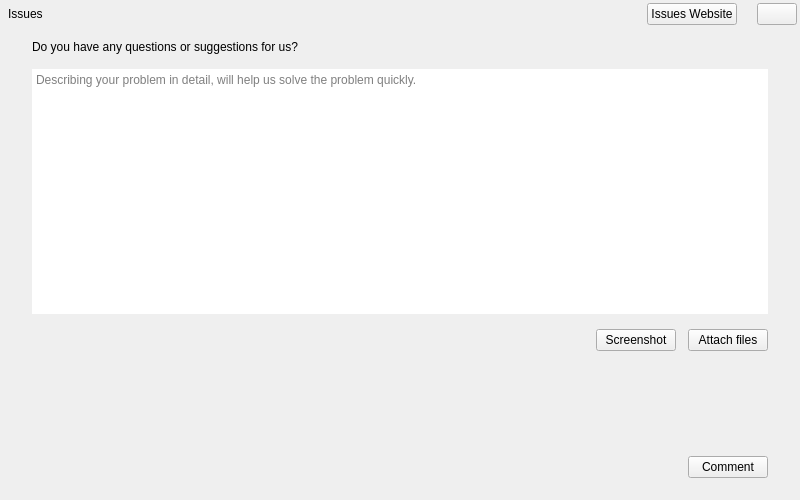
<?xml version="1.0" encoding="UTF-8"?>
<ui version="4.0">
 <class>FormIssuesDialog</class>
 <widget class="QDialog" name="FormIssuesDialog">
  <property name="geometry">
   <rect>
    <x>0</x>
    <y>0</y>
    <width>800</width>
    <height>500</height>
   </rect>
  </property>
  <property name="windowTitle">
   <string>Issues</string>
  </property>
  <layout class="QVBoxLayout" name="verticalLayout">
   <property name="spacing">
    <number>0</number>
   </property>
   <property name="leftMargin">
    <number>2</number>
   </property>
   <property name="topMargin">
    <number>2</number>
   </property>
   <property name="rightMargin">
    <number>2</number>
   </property>
   <property name="bottomMargin">
    <number>2</number>
   </property>
   <item>
    <widget class="QWidget" name="widgetIssues" native="true">
     <property name="active" stdset="0">
      <bool>true</bool>
     </property>
     <layout class="QVBoxLayout" name="verticalLayout_2">
      <property name="spacing">
       <number>0</number>
      </property>
      <property name="leftMargin">
       <number>0</number>
      </property>
      <property name="topMargin">
       <number>0</number>
      </property>
      <property name="rightMargin">
       <number>0</number>
      </property>
      <property name="bottomMargin">
       <number>0</number>
      </property>
      <item>
       <widget class="QWidget" name="dialogTitlebar" native="true">
        <layout class="QHBoxLayout" name="horizontalLayout">
         <property name="spacing">
          <number>0</number>
         </property>
         <property name="leftMargin">
          <number>0</number>
         </property>
         <property name="topMargin">
          <number>1</number>
         </property>
         <property name="rightMargin">
          <number>1</number>
         </property>
         <property name="bottomMargin">
          <number>0</number>
         </property>
         <item>
          <widget class="QLabel" name="labelTitle">
           <property name="text">
            <string>Issues</string>
           </property>
           <property name="indent">
            <number>6</number>
           </property>
          </widget>
         </item>
         <item>
          <spacer name="horizontalSpacer_4">
           <property name="orientation">
            <enum>Qt::Horizontal</enum>
           </property>
           <property name="sizeHint" stdset="0">
            <size>
             <width>260</width>
             <height>20</height>
            </size>
           </property>
          </spacer>
         </item>
         <item>
          <widget class="QPushButton" name="buttonWebsite">
           <property name="text">
            <string>Issues Website</string>
           </property>
           <property name="autoDefault">
            <bool>false</bool>
           </property>
          </widget>
         </item>
         <item>
          <spacer name="horizontalSpacer">
           <property name="orientation">
            <enum>Qt::Horizontal</enum>
           </property>
           <property name="sizeType">
            <enum>QSizePolicy::Minimum</enum>
           </property>
           <property name="sizeHint" stdset="0">
            <size>
             <width>20</width>
             <height>20</height>
            </size>
           </property>
          </spacer>
         </item>
         <item>
          <widget class="QPushButton" name="buttonClose">
           <property name="text">
            <string/>
           </property>
           <property name="autoDefault">
            <bool>false</bool>
           </property>
          </widget>
         </item>
        </layout>
       </widget>
      </item>
      <item>
       <widget class="QWidget" name="widgetMain" native="true">
        <property name="contextMenuPolicy">
         <enum>Qt::NoContextMenu</enum>
        </property>
        <layout class="QVBoxLayout" name="verticalLayout_3">
         <property name="spacing">
          <number>15</number>
         </property>
         <property name="leftMargin">
          <number>30</number>
         </property>
         <property name="topMargin">
          <number>15</number>
         </property>
         <property name="rightMargin">
          <number>30</number>
         </property>
         <property name="bottomMargin">
          <number>20</number>
         </property>
         <item>
          <widget class="QLabel" name="labelTip">
           <property name="text">
            <string>Do you have any questions or suggestions for us?</string>
           </property>
          </widget>
         </item>
         <item>
          <widget class="QPlainTextEdit" name="plainTextEditIssues">
           <property name="minimumSize">
            <size>
             <width>0</width>
             <height>245</height>
            </size>
           </property>
           <property name="contextMenuPolicy">
            <enum>Qt::NoContextMenu</enum>
           </property>
           <property name="toolTip">
            <string>Describing your problem in detail, will help us solve the problem quickly. For example:
1. What did you do before the problem occurred?
2. Report error log files, They are in Resources/Data/app.log and Resources/Data/Errors</string>
           </property>
           <property name="frameShape">
            <enum>QFrame::NoFrame</enum>
           </property>
           <property name="horizontalScrollBarPolicy">
            <enum>Qt::ScrollBarAlwaysOff</enum>
           </property>
           <property name="placeholderText">
            <string>Describing your problem in detail, will help us solve the problem quickly.</string>
           </property>
          </widget>
         </item>
         <item>
          <widget class="QWidget" name="widget_2" native="true">
           <layout class="QHBoxLayout" name="horizontalLayout_2">
            <property name="spacing">
             <number>12</number>
            </property>
            <property name="leftMargin">
             <number>0</number>
            </property>
            <property name="topMargin">
             <number>0</number>
            </property>
            <property name="rightMargin">
             <number>0</number>
            </property>
            <property name="bottomMargin">
             <number>0</number>
            </property>
            <item>
             <spacer name="horizontalSpacer_2">
              <property name="orientation">
               <enum>Qt::Horizontal</enum>
              </property>
              <property name="sizeHint" stdset="0">
               <size>
                <width>40</width>
                <height>20</height>
               </size>
              </property>
             </spacer>
            </item>
            <item>
             <widget class="QPushButton" name="buttonScreenshot">
              <property name="text">
               <string>Screenshot</string>
              </property>
              <property name="autoDefault">
               <bool>false</bool>
              </property>
             </widget>
            </item>
            <item>
             <widget class="QPushButton" name="buttonAttach">
              <property name="text">
               <string>Attach files</string>
              </property>
              <property name="autoDefault">
               <bool>false</bool>
              </property>
             </widget>
            </item>
           </layout>
          </widget>
         </item>
         <item>
          <spacer name="verticalSpacer">
           <property name="orientation">
            <enum>Qt::Vertical</enum>
           </property>
           <property name="sizeHint" stdset="0">
            <size>
             <width>20</width>
             <height>40</height>
            </size>
           </property>
          </spacer>
         </item>
         <item>
          <widget class="QWidget" name="widget_3" native="true">
           <layout class="QHBoxLayout" name="horizontalLayout_3">
            <property name="spacing">
             <number>0</number>
            </property>
            <property name="leftMargin">
             <number>0</number>
            </property>
            <property name="topMargin">
             <number>0</number>
            </property>
            <property name="rightMargin">
             <number>0</number>
            </property>
            <property name="bottomMargin">
             <number>0</number>
            </property>
            <item>
             <spacer name="horizontalSpacer_3">
              <property name="orientation">
               <enum>Qt::Horizontal</enum>
              </property>
              <property name="sizeHint" stdset="0">
               <size>
                <width>40</width>
                <height>20</height>
               </size>
              </property>
             </spacer>
            </item>
            <item>
             <widget class="QPushButton" name="buttonComment">
              <property name="text">
               <string>Comment</string>
              </property>
              <property name="autoDefault">
               <bool>false</bool>
              </property>
             </widget>
            </item>
           </layout>
          </widget>
         </item>
        </layout>
       </widget>
      </item>
     </layout>
    </widget>
   </item>
  </layout>
 </widget>
 <resources/>
 <connections>
  <connection>
   <sender>buttonClose</sender>
   <signal>clicked()</signal>
   <receiver>FormIssuesDialog</receiver>
   <slot>reject()</slot>
   <hints>
    <hint type="sourcelabel">
     <x>279</x>
     <y>9</y>
    </hint>
    <hint type="destinationlabel">
     <x>350</x>
     <y>66</y>
    </hint>
   </hints>
  </connection>
 </connections>
</ui>
